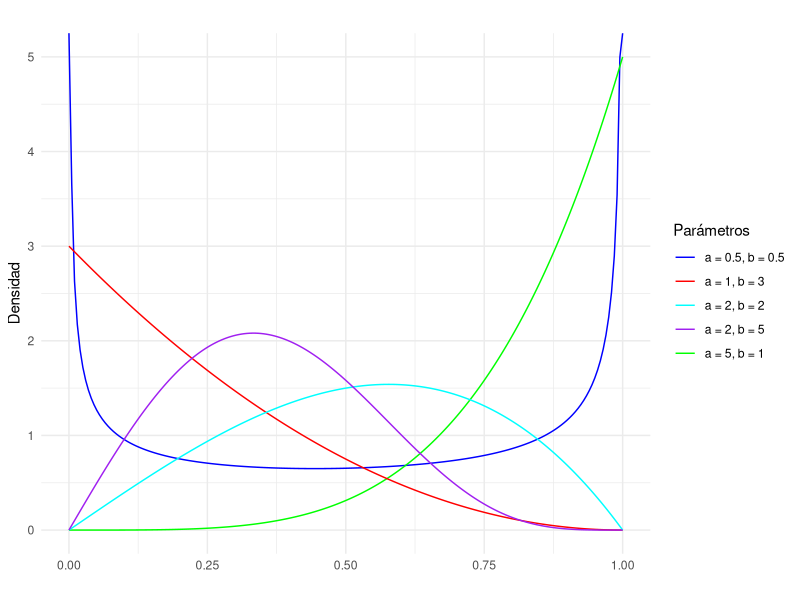
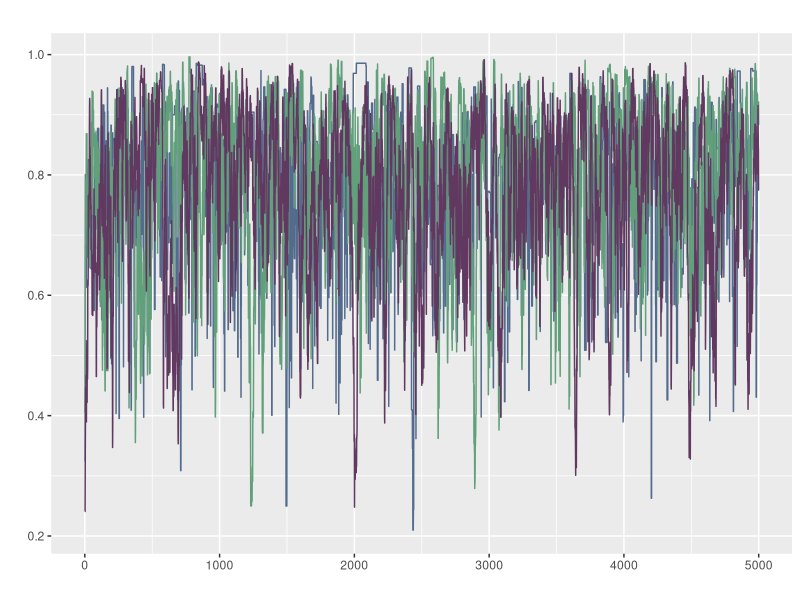
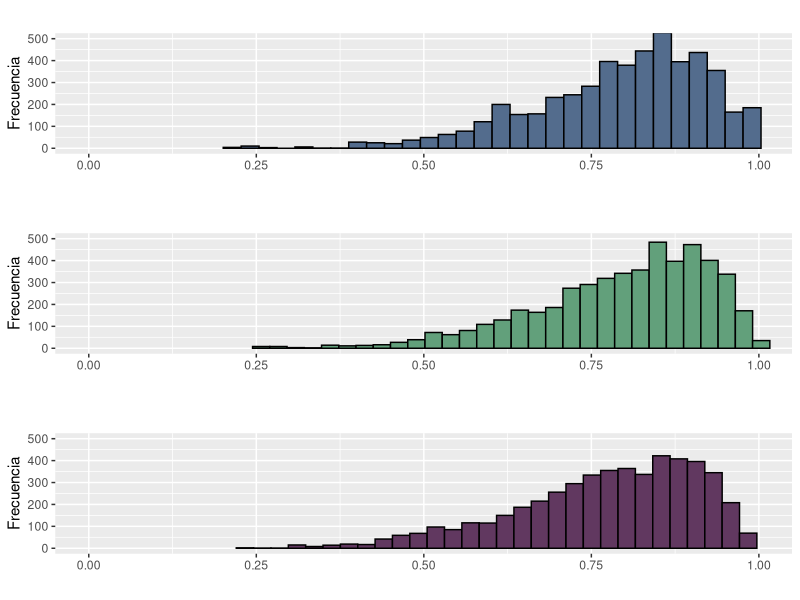
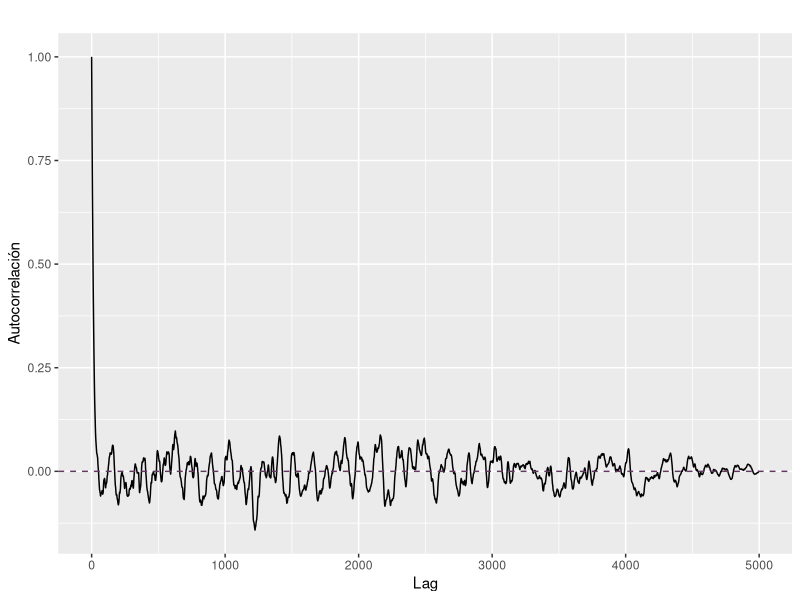
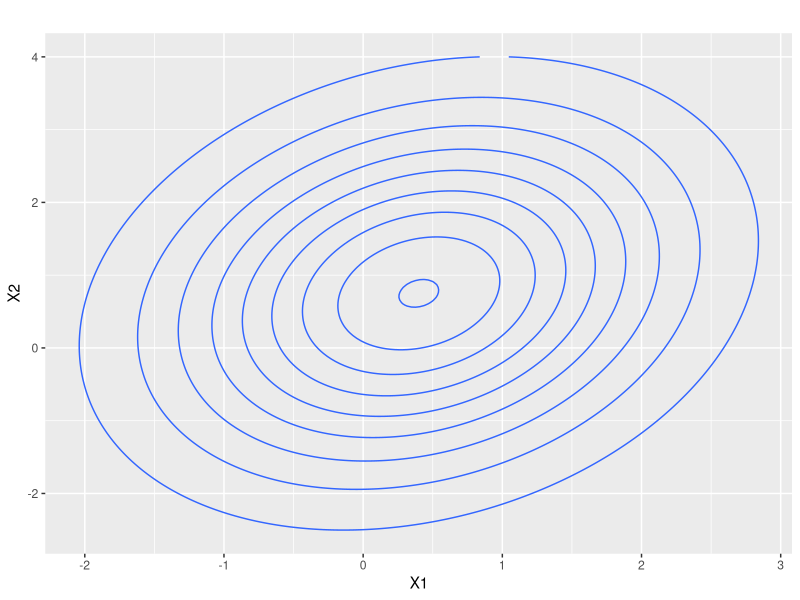
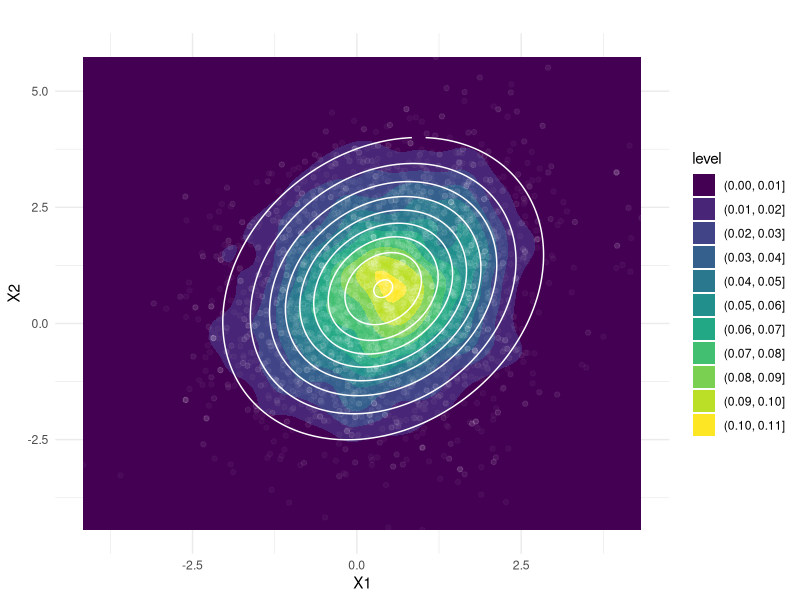
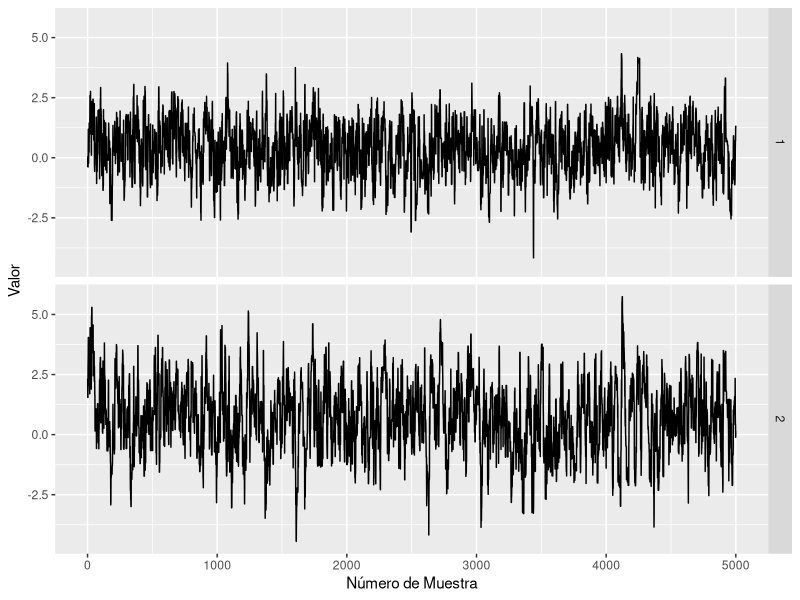
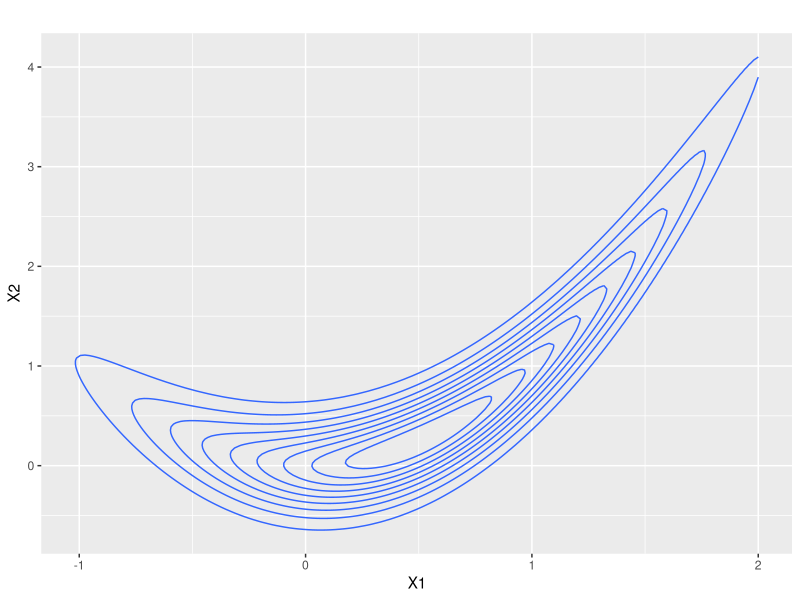

The R source for these figures, in order:
## ---- chunk 1
#| label = parametros
set.seed(412)
knitr::opts_chunk$set(fig.align = "center")
## ---- chunk 2
#| label = librerias
library(ggplot2)
library(dplyr)
library(gridExtra)
library(kableExtra)
library(mvtnorm)
## ---- chunk 3
d_propuesta_def <- function(x, mean){
  dnorm(x, mean, sd= 1)
}
# TODO: agregar tasa de aceptación a la funcion
sample_mh <- function (d_objetivo, r_propuesta, d_propuesta = d_propuesta_def, p_inicial, n){
  stopifnot(n>0)
  salto = 0
  muestras <- numeric(n)
  muestras[1]<-p_inicial
  for (i in 2:n) {
    p_actual <- muestras[i-1]
    p_nuevo <- r_propuesta(p_actual)
    f_actual <- d_objetivo(p_actual)
    f_nuevo <- d_objetivo(p_nuevo)
    
    q_actual <- d_propuesta(p_actual,mean=p_nuevo)
    q_nuevo <- d_propuesta(p_nuevo,mean=p_actual)
    
    alpha <- min(1, (f_nuevo/f_actual)*(q_actual/q_nuevo))
    
    aceptar <- rbinom(1,1, alpha)
    if (aceptar){
      muestras[i] <- p_nuevo
      salto = salto + 1  # TODO: agregar tasa de aceptación a la funcion
    } else {
      muestras[i] <- p_actual
    }
    
  }
  tasa_acepta = (salto/n)*100# TODO: agregar tasa de aceptación a la funcion
  print( tasa_acepta)
  return ( muestras ) 
}
## ---- chunk 4
d_kumaraswamy <- function(x, a ,b){
  if(x<0 || x>1){
    f=0
  }else{
    f <- a*b*(x^(a-1))*(1-x^a)^(b-1)
  }
  return(f)
}
## ---- chunk 5
x<-seq(0,1, length.out= 200)
d_kumaraswamy.5.5 <- numeric(length(x))
d_kumaraswamy51<- numeric(length(x))
d_kumaraswamy13 <-numeric(length(x))
d_kumaraswamy22 <- numeric(length(x))
d_kumaraswamy25 <- numeric(length(x))
for (i in 1:length(x)) {
  d_kumaraswamy.5.5[i] <- d_kumaraswamy(x[i], 0.5, 0.5)
  d_kumaraswamy51[i] <- d_kumaraswamy(x[i], 5, 1)
  d_kumaraswamy13[i] <- d_kumaraswamy(x[i], 1, 3)
  d_kumaraswamy22[i] <- d_kumaraswamy(x[i], 2, 2)
  d_kumaraswamy25[i] <- d_kumaraswamy(x[i], 2, 5)
}


df <- data.frame(x,
                 d_kumaraswamy.5.5,
                 d_kumaraswamy51,
                 d_kumaraswamy13,
                 d_kumaraswamy22,
                 d_kumaraswamy25)
ggplot(df, aes(x = x)) +
  # Agregar las líneas para cada distribución
  geom_line(aes(y = d_kumaraswamy.5.5, color = "d_kumaraswamy.5.5")) +
  geom_line(aes(y = d_kumaraswamy51, color = "d_kumaraswamy51")) +
  geom_line(aes(y = d_kumaraswamy13, color = "d_kumaraswamy13")) +
  geom_line(aes(y = d_kumaraswamy22, color = "d_kumaraswamy22")) +
  geom_line(aes(y = d_kumaraswamy25, color = "d_kumaraswamy25")) +
  # Personalizar aspectos del gráfico
  labs(title = "",
       x = "",
       y = "Densidad") +
  scale_color_manual(values = c("d_kumaraswamy.5.5" = "blue",
                                 "d_kumaraswamy51" = "green",
                                 "d_kumaraswamy13" = "red",
                                 "d_kumaraswamy22" = "cyan",
                                 "d_kumaraswamy25" = "purple"),
                     labels = c("d_kumaraswamy.5.5" = "a = 0.5, b = 0.5",
                                "d_kumaraswamy51" = "a = 5, b = 1",
                                "d_kumaraswamy13" = "a = 1, b = 3",
                                "d_kumaraswamy22" = "a = 2, b = 2",
                                "d_kumaraswamy25" = "a = 2, b = 5")) +
  guides(color=guide_legend(title = "Parámetros"))+
  theme_minimal()
## ---- chunk 6
get_beta_pars <- function(mu, kappa){
  alpha <- mu *kappa
  beta <- (1-mu)*kappa
  return(list(alpha = alpha, beta = beta))
}
#graficar kumaraswamy 6 2, y una beta 8,2 para mostrar que son parecidas
d_objetivo <- function(x, a=6 ,b=2){
  if(x<0 || x>1){
    f=0
  }else{
    f <- a*b*(x^(a-1))*(1-x^a)^(b-1)
  }
  return(f)
}
## ---- chunk 7
kappas <- c(1,25,50)
n=5000
muestras <- matrix(nrow = n,ncol = length(kappas))
for (i in 1:3) {
  #p_inicial = runif(1) se agrega?
  r_propuesta <- function(x) {
    kappa <- kappas[i]
    pars <- get_beta_pars(x, kappa)
    rbeta(1, pars$alpha, pars$beta)
  }
  d_propuesta <- function(x, mean) {
    kappa <- kappas[i]
    pars <- get_beta_pars(mean, kappa)
    dbeta(x, pars$alpha, pars$beta)
  }
  p_inicial <- runif(1)
  
  muestras[,i] <- sample_mh(d_objetivo, r_propuesta, d_propuesta, p_inicial= p_inicial, n=n)
}


df <- as.data.frame(cbind(muestras, x=1:n))
ggplot(df, aes(x = x)) +
  geom_line(aes(y = V1), color = "#536C8D") +
  geom_line(aes(y = V2), color = "#62A07B") +
  geom_line(aes(y = V3), color = "#613860") +
  labs(x = "", y = "", title = "")

## ---- chunk 8
g1 <- ggplot(df, aes(x = V1)) +
  geom_histogram(color = "black", fill = "#536C8D", bins = 30) +
  labs(x = "", y = "Frecuencia", title = "")+
  coord_cartesian(xlim = c(0, 1), ylim = c(0, 500))

# Graficar histograma para V2
g2 <- ggplot(df, aes(x = V2)) +
  geom_histogram(color = "black", fill = "#62A07B", bins = 30) +
  labs(x = "", y = "Frecuencia", title = "")+
  coord_cartesian(xlim = c(0, 1), ylim = c(0, 500))

# Graficar histograma para V3
g3 <- ggplot(df, aes(x = V3)) +
  geom_histogram(color = "black", fill = "#613860", bins = 30) +
  labs(x = "", y = "Frecuencia", title = "")+
  coord_cartesian(xlim = c(0, 1), ylim = c(0, 500))

# Mostrar los histogramas en una sola columna
grid.arrange(g1, g2, g3, ncol = 1)
## ---- chunk 9
calcular_w <- function(x){
  mean(apply(x, 2, var))
}
calcular_b <- function(x){
  media_chain <- apply(x, 2, mean)
  var(media_chain) * nrow(x)
}
R_hat <- function(x){
  S <- nrow(x)
  M <- ncol(x)
  W <- calcular_w(x)
  B <- calcular_b(x)
  numerador <- (S-1)/S * W + (1 / S) * B
  sqrt(numerador / W)
}
R_hat(muestras) #indica convergencia entre cadenas
## ---- chunk 10
corr <- acf(muestras[,3], plot = FALSE, lag = Inf)
N_eff <- function(x){
  n_eff <- numeric(ncol(x))
  for (i in 1:ncol(x)) {
    S <- nrow(x)
    autocorr <- acf(x[,i], plot = FALSE, lag = Inf)$acf
    limite <- which(autocorr<0.05)[1]
    
    denominador <- 1 + 2 * sum(autocorr[2:limite])
    n_eff[i] <- S / denominador  
  }
  return(n_eff)
}
N_eff(muestras)
## ---- chunk 11
data_corr = data.frame(x=corr$lag, y=corr$acf)
ggplot(data_corr)+
  aes(x=x,y=y)+
  geom_line()+
  geom_hline(yintercept = 0, linetype = "dashed", color = "#613860")+
  labs(x = "Lag", y = "Autocorrelación", title = "")
# no parecen muy bajos para 5k muestras
## ---- chunk 12
medias <- c(mean(muestras[,1]),mean(muestras[,2]),mean(muestras[,3]))
percentiles<- rbind(quantile(muestras[,1], c(0.05, 0.95)),
                    quantile(muestras[,2], c(0.05, 0.95)),
                    quantile(muestras[,3], c(0.05, 0.95)))

tabla <-cbind(medias, percentiles)
colnames(tabla) <- c("Medias","Percentil 5", "Percentil 95")
rownames(tabla) <- c("Kappa = 1","Kappa = 25", "Kappa = 50")
kable(round(tabla,3))%>% 
  kable_styling(position = "center",full_width = FALSE) %>% 
  row_spec(0, bold = T, background = "#613860", color = "black") 
## ---- chunk 13
muestras_logit <- log(muestras/(1-muestras))
medias_logit <- c(mean(muestras_logit[,1]),mean(muestras_logit[,2]),mean(muestras_logit[,3]))
percentiles_logit <- rbind(quantile(muestras_logit[,1], c(0.05, 0.95)),
                    quantile(muestras_logit[,2], c(0.05, 0.95)),
                    quantile(muestras_logit[,3], c(0.05, 0.95)))

tabla_logit <-cbind(medias_logit, percentiles_logit)
colnames(tabla_logit) <- c("Medias","Percentil 5", "Percentil 95")
rownames(tabla_logit) <- c("Kappa = 1","Kappa = 25", "Kappa = 50")
kable(round(tabla_logit,3))%>% 
  kable_styling(position = "center",full_width = FALSE) %>% 
  row_spec(0, bold = T, background = "#613860", color = "black") 
## ---- chunk 14
sample_mh_2d <- function (d_objetivo, r_propuesta, d_propuesta, p_inicial, n, sigma_prop){
  stopifnot(n>0)
  salto = 0
  muestras <- matrix(nrow = n, ncol = length(p_inicial))
  muestras[1,]<-p_inicial
  for (i in 2:n) {
    p_actual <- muestras[i-1,]
    p_nuevo <- r_propuesta(p_actual)
    f_actual <- d_objetivo(p_actual)
    f_nuevo <- d_objetivo(p_nuevo)
    
    q_actual <- d_propuesta(p_actual,mean=p_nuevo)
    q_nuevo <- d_propuesta(p_nuevo,mean=p_actual)
    
    alpha <- min(1, (f_nuevo/f_actual)*(q_actual/q_nuevo))
    
    aceptar <- rbinom(1,1, alpha)
    if (aceptar){
      muestras[i,] <- p_nuevo
      salto = salto + 1
    } else {
      muestras[i,] <- p_actual
    }
    
  }
  tasa_acepta <- (salto/n)*100
  print(tasa_acepta)
  return ( muestras ) 
}
## ---- chunk 15
mu_obj <- c(0.4, 0.75)
sigma_obj <- matrix(c(1.35, 0.4, 0.4, 2.4), ncol = 2)

sigma_prop <- diag(2) #preguntar esto

d_objetivo <- function(x) dmvnorm(x, mean = mu_obj, sigma = sigma_obj)
r_propuesta <- function(x) rmvnorm(1, mean = x, sigma = sigma_prop)
d_propuesta <- function(x, mean) dmvnorm(x, mean = mean, sigma = sigma_prop)

df_grilla <- expand.grid(x = seq(-3, 3, length.out = 200), seq(-3, 4, length.out = 200))
df_grilla$z <- d_objetivo(as.matrix(df_grilla))

ggplot(df_grilla)+
  aes(x = x, y = Var2, z = z)+
  stat_contour()+
  labs(title = "",
       x = "X1",
       y = "X2")
## ---- chunk 16
set.seed(412)
muestras_2d <- sample_mh_2d(d_objetivo, r_propuesta, d_propuesta, p_inicial=c(runif(1,-2,3),runif(1,-2,3)), n=5000)

muestras_2d_df <- as.data.frame(muestras_2d)
ggplot(muestras_2d_df, aes(x = V1, y = V2)) +
  geom_density_2d(fill = "skyblue", alpha = 0.7) +
  geom_density2d_filled()+
  geom_point(data = muestras_2d_df, aes(x = V1, y = V2), color = "white", alpha = 0.03) +
  labs(title = "",
       x = "X1",
       y = "X2") +
  stat_contour(aes(x = x, y = Var2, z = z), data = df_grilla, color = "white")+
  theme_minimal()

# p_inicial = rmvnorm(1,mean=c(1,1)) ?
## ---- chunk 17
plot_trace <- function(x, y){
  n <-length(x)
  df <- data.frame(x = rep(1:n, 2), y = c(x, y), dimension = rep(1:2, each = n))
  ggplot(df)+
    geom_line(aes(x = x, y = y))+
    facet_grid(rows = vars(dimension))+
    labs(x = "Número de Muestra", y = "Valor")
}  
plot_trace(muestras_2d_df$V1, muestras_2d_df$V2)
#Número efectivo de muestras
N_eff(muestras_2d)
## ---- chunk 18
#| label = probs
probs <- numeric(3)
# x1 > 1 ; x2 < 0
mu_filtradas <- muestras_2d[muestras_2d[,1] > 1 & muestras_2d[,2] < 0,]
probs[1] <- nrow(mu_filtradas) / nrow(muestras_2d)
# x1 > 1 ; x2 > 2 
mu_filtradas <- muestras_2d[muestras_2d[,1] > 1 & muestras_2d[,2] > 2,]
probs[2] <- nrow(mu_filtradas) / nrow(muestras_2d)
# x1 > .4 ; x2 > .75
mu_filtradas <- muestras_2d[muestras_2d[,1] > .4 & muestras_2d[,2] > .75,]
probs[3] <- nrow(mu_filtradas) / nrow(muestras_2d)
probs #no se si esto esta bien gente
## ---- chunk 19
# Monte Carlo generamos aleatorios y hace sumatoria
# Genera un gran número de muestras bivariadas
n <- 5000
muestras_2d_mc <- rmvnorm(n, mean = mu_obj, sigma = sigma_obj)
p_exacta <- numeric(3)
p_mc <- numeric(3)
# x1 > 1 ; x2 < 0
mu_filtradas <- muestras_2d_mc[muestras_2d_mc[,1] > 1 & muestras_2d_mc[,2] < 0,]
p_mc[1] <- nrow(mu_filtradas) / nrow(muestras_2d_mc)
p_exacta[1] <- pmvnorm(lower = c(1, -Inf), upper = c(Inf,0), mean = mu_obj, sigma=sigma_obj)
# x1 > 1 ; x2 > 2 
mu_filtradas <- muestras_2d_mc[muestras_2d_mc[,1] > 1 & muestras_2d_mc[,2] > 2,]
p_mc[2] <- nrow(mu_filtradas) / nrow(muestras_2d_mc)
p_exacta[2] <- pmvnorm(lower = c(1, 2), upper = c(Inf,Inf), mean = mu_obj, sigma=sigma_obj)
# x1 > .4 ; x2 > .75
mu_filtradas <- muestras_2d_mc[muestras_2d_mc[,1] > .4 & muestras_2d_mc[,2] > .75,]
p_mc[3] <- nrow(mu_filtradas) / nrow(muestras_2d_mc)
p_exacta[3] <- pmvnorm(lower = c(.4, .75), upper = c(Inf,Inf), mean = mu_obj, sigma=sigma_obj)

probs
p_mc
round(p_exacta, 4)#no se si esto esta bien gente
## ---- chunk 20
#Método de la grilla
grilla= numeric(3)
grilla[1]=sum(df_grilla$z[df_grilla$x>1 & df_grilla$Var2<0])/ sum(df_grilla$z)
grilla[2]=sum(df_grilla$z[df_grilla$x>1 & df_grilla$Var2>2])/ sum(df_grilla$z)
grilla[3]=sum(df_grilla$z[df_grilla$x>0.4 & df_grilla$Var2>0.75])/ sum(df_grilla$z)

data_probs= cbind(muestras=probs, mc= p_mc, grilla= grilla, exacto= p_exacta)

colnames(data_probs) <- c("Muestras","Montecarlo", "Grilla","Prob. Exacta")
rownames(data_probs) <- c("P(X1> 1, X2< 0)","P(X1> 1, X2> 2)", "P(X1> 0.4, X2> 0.75)")
kable(round(data_probs,4))%>% 
  kable_styling(position = "center",full_width = FALSE) %>% 
  row_spec(0, bold = T, background = "#613860", color = "black") 

## ---- chunk 21
set.seed(412)
a <- 0.5
b <- 5
sigma_prop1 <- matrix(c(4,1,1,4), ncol = 2)
sigma_prop2 <- diag(2)
sigma_prop3 <- matrix(c(2,-2,-2,5), ncol = 2)

d_objetivo <- function(x) exp(-((a-x[1])^2+b*(x[2]-(x[1])^2)^2))
r_propuesta <- function(x) rmvnorm(1, mean = x, sigma = sigma_prop2)
d_propuesta <- function(x, mean) dmvnorm(x, mean = mean, sigma = sigma_prop2)

df_grilla <- expand.grid(x = seq(-2, 2, length.out = 200), seq(-1, 5, length.out = 200))
for(i in 1:40000){ 
df_grilla$z[i] <- d_objetivo(c(df_grilla$x[i], df_grilla$Var2[i]))
}

ggplot(df_grilla)+
 aes(x = x, y = Var2, z = z)+
 stat_contour()+
 labs(title = "",
      x = "X1",
      y = "X2")

muestras_2d2 <- sample_mh_2d(d_objetivo, r_propuesta, d_propuesta, p_inicial= c(runif(1,0,1), runif(1,-0.5, 1)), n=5000)

muestras_2d2_df <- as.data.frame(muestras_2d2)
ggplot(muestras_2d2_df, aes(x = V1, y = V2)) +
  geom_density_2d(fill = "skyblue", alpha = 0.7) +
  geom_density2d_filled()+
  #geom_point(data = muestras_2d_df, aes(x = V1, y = V2), color = "cyan2", alpha = 0.05) +
  labs(title = "",
       x = "X1",
       y = "X2") +
  theme_minimal()

r_propuesta <- function(x) rmvnorm(1, mean = x, sigma = sigma_prop1)
d_propuesta <- function(x, mean) dmvnorm(x, mean = mean, sigma = sigma_prop1)

muestras_2d1 <- sample_mh_2d(d_objetivo, r_propuesta, d_propuesta, p_inicial= c(runif(1,0,1), runif(1,-0.5, 1)), n=5000)

muestras_2d1_df <- as.data.frame(muestras_2d1)
ggplot(muestras_2d1_df, aes(x = V1, y = V2)) +
  geom_density_2d(fill = "skyblue", alpha = 0.7) +
  geom_density2d_filled()+
  #geom_point(data = muestras_2d_df, aes(x = V1, y = V2), color = "cyan2", alpha = 0.05) +
  labs(title = "",
       x = "X1",
       y = "X2") +
  theme_minimal()

r_propuesta <- function(x) rmvnorm(1, mean = x, sigma = sigma_prop3)
d_propuesta <- function(x, mean) dmvnorm(x, mean = mean, sigma = sigma_prop3)

muestras_2d3 <- sample_mh_2d(d_objetivo, r_propuesta, d_propuesta, p_inicial= c(runif(1,0,1), runif(1,-0.5, 1)), n=5000)

muestras_2d3_df <- as.data.frame(muestras_2d3)
ggplot(muestras_2d3_df, aes(x = V1, y = V2)) +
  geom_density_2d(fill = "skyblue", alpha = 0.7) +
  geom_density2d_filled()+
  #geom_point(data = muestras_2d_df, aes(x = V1, y = V2), color = "cyan2", alpha = 0.05) +
  labs(title = "",
       x = "X1",
       y = "X2") +
  theme_minimal()
# TODO: preguntarle a los chicos que cambia en estas tres para poner todo en un bucle
## ---- chunk 22
# Añadir una columna para indicar la cadena
muestras_2d1_df$cadena <- "Muestra 1"
muestras_2d2_df$cadena <- "Muestra 2"
muestras_2d3_df$cadena <- "Muestra 3"
# Armar los dataframe
muestras_2d1_df$posicion <- seq(0, 1, length.out= 5000)
muestras_2d2_df$posicion <- seq(0, 1, length.out= 5000)
muestras_2d3_df$posicion <- seq(0, 1, length.out= 5000)

# Graficar las trayectorias
ejes_limites_x <- c(-2.5, 2.5)
ejes_limites_y <- c(-1.5, 6)
m1 <- ggplot(muestras_2d1_df, aes(x = V1, y = V2,alpha = posicion)) +
  geom_point(color = "#536C8D") +
  geom_line(color = "#536C8D") +
  labs(x = "X1", y = "X2", title = "Muestra 1")+
  theme(legend.position = "none")+
  coord_cartesian(xlim = ejes_limites_x, ylim = ejes_limites_y)

m2 <- ggplot(muestras_2d2_df, aes(x = V1, y = V2,alpha = posicion)) +
  geom_point(color = "#62A07B") +
  geom_line(color = "#62A07B") +
  labs(x = "X1", y = "X2", title = "Muestra 2")+
  theme(legend.position = "none")+
  coord_cartesian(xlim = ejes_limites_x, ylim = ejes_limites_y)

m3 <- ggplot(muestras_2d3_df, aes(x = V1, y = V2,alpha = posicion)) +
  geom_point(color = "#613860") +
  geom_line(color = "#613860") +
  labs(x = "X1", y = "X2", title = "Muestra 3")+
  theme(legend.position = "none")+
  coord_cartesian(xlim = ejes_limites_x, ylim = ejes_limites_y)

grid.arrange(m1, m2, m3, ncol = 3)
## ---- chunk 23
#Trace plot y gráfico de autocorrelación
n=5000
df1 <- as.data.frame(cbind(muestras_2d1_df$V1,muestras_2d2_df$V1,muestras_2d3_df$V1, x=1:n))
tp1=ggplot(df1, aes(x=x)) +
  geom_line(aes(y = V1), color = "#536C8D") +
  geom_line(aes(y = V2), color = "#62A07B") +
  geom_line(aes(y = V3), color = "#613860") +
  labs(x = "Numero de muestra X1", y = "Valor", title = "")

df2 <- as.data.frame(cbind(muestras_2d1_df$V2,muestras_2d2_df$V2,muestras_2d3_df$V2, x=1:n))
tp2=ggplot(df2, aes(x=x)) +
  geom_line(aes(y = V1), color = "#536C8D") +
  geom_line(aes(y = V2), color = "#62A07B") +
  geom_line(aes(y = V3), color = "#613860") +
  labs(x = "Numero de muestra X2", y = "Valor", title = "")

grid.arrange(tp1, tp2, ncol=1)

corr11 <- acf(muestras_2d1_df[,1], plot = FALSE, lag = Inf)
corr12 <- acf(muestras_2d1_df[,2], plot = FALSE, lag = Inf)
corr21 <- acf(muestras_2d2_df[,1], plot = FALSE, lag = Inf)
corr22 <- acf(muestras_2d2_df[,2], plot = FALSE, lag = Inf)
corr31 <- acf(muestras_2d3_df[,1], plot = FALSE, lag = Inf)
corr32 <- acf(muestras_2d3_df[,2], plot = FALSE, lag = Inf)

corr_x1=data.frame(lag= c(corr11$lag, corr21$lag, corr31$lag),
           acf= c(corr11$acf, corr21$acf, corr31$acf),
           cadena= rep(c("Muestra 1", "Muestra 2", "Muestra 3"), each=5000))

corr_x2=data.frame(lag= c(corr12$lag, corr22$lag, corr32$lag),
           acf= c(corr12$acf, corr22$acf, corr32$acf),
           cadena= rep(c("Muestra 1", "Muestra 2", "Muestra 3"), each=5000))

grafico_corr_x1= ggplot(corr_x1)+
  aes(x=lag,y=acf, color=cadena)+
  geom_line()+
  labs(x = "Lag", y = "Autocorrelación", title = "")+
  scale_color_manual(values= c("#536C8D","#62A07B","#613860"))+
  guides(color = guide_legend(title = "Cadenas"))

grafico_corr_x2= ggplot(corr_x2)+
  aes(x=lag,y=acf, color=cadena)+
  geom_line()+
  labs(x = "Lag", y = "Autocorrelación", title = "")+
  scale_color_manual(values= c("#536C8D","#62A07B","#613860"))+
  guides(color = guide_legend(title = "Cadenas"))

grid.arrange(grafico_corr_x1,grafico_corr_x2, ncol=1)

#Calculamos el n eff de muestras para ver que muestra resulto mejor
tabla_Neff <- rbind(round(N_eff(muestras_2d1),2), round(N_eff(muestras_2d2),2), round(N_eff(muestras_2d3),2))

colnames(tabla_Neff) <- c("$N_{eff}\\ para\\ X_1$", "$N_{eff}\\ para\\ X_2$")
rownames(tabla_Neff) <- c("Muestra 1","Muestra 2", "Muestra 3")
kable(tabla_Neff, "html", escape = FALSE)%>% 
  kable_styling(position = "center",full_width = FALSE) %>% 
  row_spec(0, bold = T, background = "#613860", color = "black")
## ---- chunk 24
# Ej 10
# Calculamos las probabilidades con la segunda muestra, la cual presenta el mayor número efectivo de muestras
probs <- numeric(3)
# 0 < x1 < 1  ;0 < x2 < 1
mu_filtradas <- muestras_2d2[muestras_2d2[,1] > 0 & muestras_2d2[,1] < 1 & muestras_2d2[,2] > 0 & muestras_2d2[,2] < 1,]
probs[1] <- nrow(mu_filtradas) / nrow(muestras_2d2)
# -1 < x1 < 0  ;0 < x2 < 1 
mu_filtradas <- muestras_2d2[muestras_2d2[,1] > -1 & muestras_2d2[,1] < 0 & muestras_2d2[,2] > 0 & muestras_2d2[,2] < 1,]
probs[2] <- nrow(mu_filtradas) / nrow(muestras_2d2)
# 1 < x1 < 2 ;2 < x2 < 3
mu_filtradas <- muestras_2d2[muestras_2d2[,1] > 1 & muestras_2d2[,1] < 2 & muestras_2d2[,2] > 2 & muestras_2d2[,2] < 3,]
probs[3] <- nrow(mu_filtradas) / nrow(muestras_2d2)
probs
## ---- chunk 25
#Ej 11
#Método de la grilla
grilla= numeric(3)
grilla[1]=sum(df_grilla$z[df_grilla$x>0 & df_grilla$x<1 & df_grilla$Var2>0 & df_grilla$Var2<1])/ sum(df_grilla$z)
grilla[2]=sum(df_grilla$z[df_grilla$x>-1 & df_grilla$x<0 & df_grilla$Var2>0 & df_grilla$Var2<1])/ sum(df_grilla$z)
grilla[3]=sum(df_grilla$z[df_grilla$x>1 & df_grilla$x<2 & df_grilla$Var2>2 & df_grilla$Var2<3])/ sum(df_grilla$z)

data_probs= cbind(muestras=probs,grilla= grilla)

colnames(data_probs) <- c("Muestras","Grilla")
rownames(data_probs) <- c("P(0< X1 < 1,0 < X2< 1)","P(-1 < X1 < 0,0 < X2 < 1)", "P(1 < X1 < 2,2 < X2 < 3)")
kable(round(data_probs,4))%>% 
  kable_styling(position = "center",full_width = FALSE) %>% 
  row_spec(0, bold = T, background = "#613860", color = "black") 
